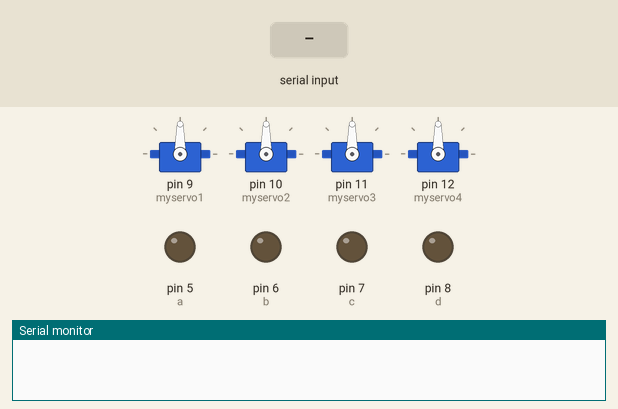
This sketch was run on a simulated Arduino Uno, built with avr-gcc and run on an emulated ATmega328P. Parts: 4 × servo, output pins drawn as LEDs (lit = HIGH), the last lines printed to the serial monitor. Inputs (shaded band) come from the test bench.

Above: at 1.2 s.
1.3 s: "5" received over Serial
10.3 s: "0" received over Serial
At 13.0 s:
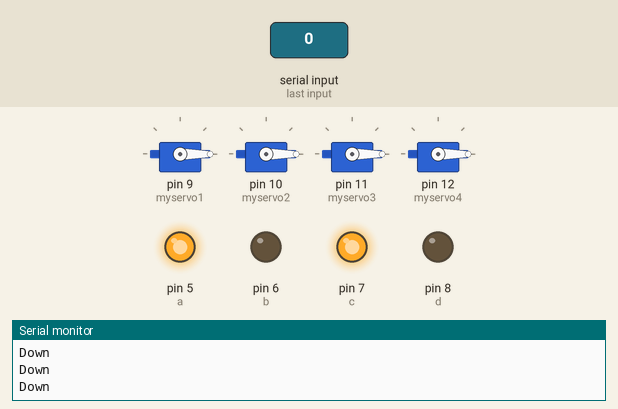
13.3 s: "1" received over Serial
At 13.7 s:
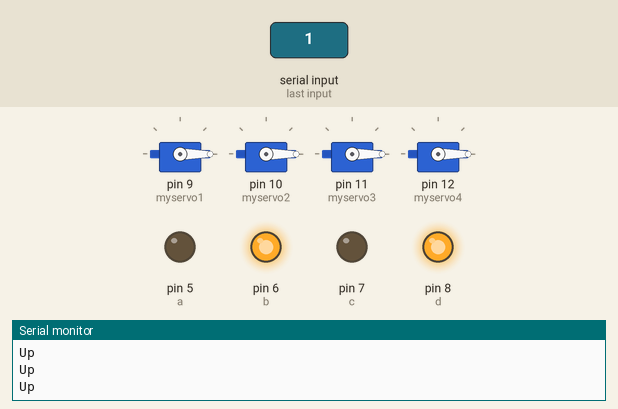
14.8 s: "2" received over Serial
At 16.0 s:
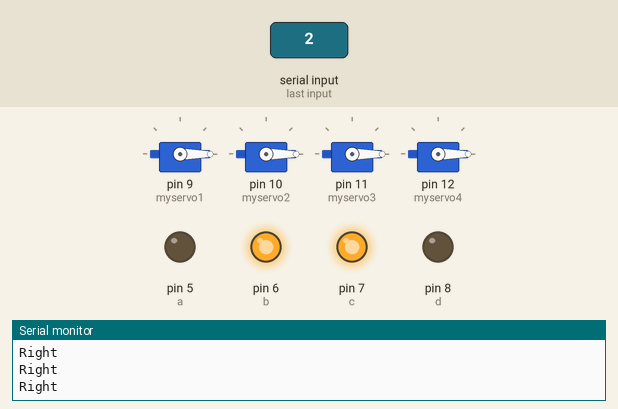
16.3 s: "3" received over Serial
At 17.3 s:
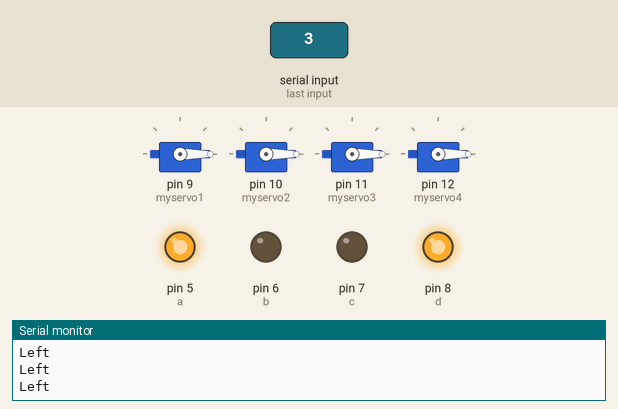
17.8 s: "6" received over Serial
At 18.27 s:
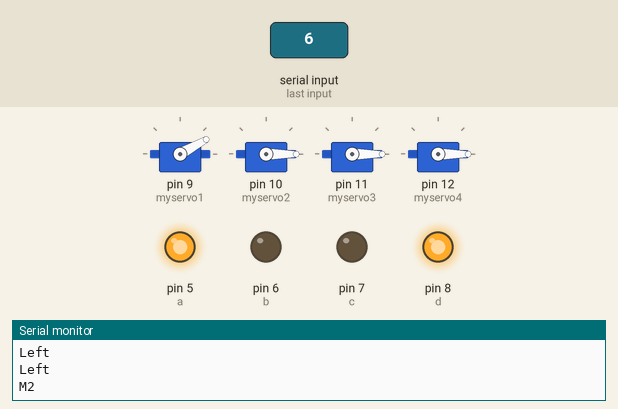
Timing chart, 0 to 23.8 s (numbered marks = the images above; inputs shaded):
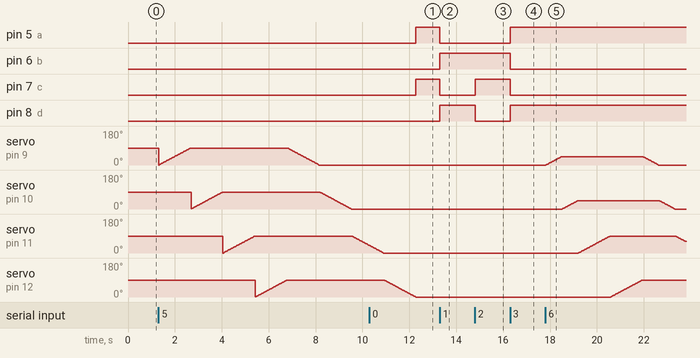

Measured:
- after the input at 10.3 s, pin 5 (a), pin 7 (c): LOW → HIGH after 2.0 s; servo on pin 9 (myservo1): stays 0° (without the input it goes to 2° after 2.0 s)
- after the input at 13.3 s, pin 5 (a), pin 7 (c): HIGH → LOW at once; pin 6 (b), pin 8 (d): LOW → HIGH at once
- after the input at 14.8 s, pin 7 (c): LOW → HIGH at once; pin 8 (d): HIGH → LOW at once
- after the input at 16.3 s, pin 5 (a), pin 8 (d): LOW → HIGH at once; pin 6 (b), pin 7 (c): HIGH → LOW at once
- after the input at 17.8 s, servo on pin 9 (myservo1), servo on pin 10 (myservo2): rises from 0° to 45° in 0.66 s, then falls to 0° in 4.1 s; servo on pin 11 (myservo3): rises from 0° to 90° in 1.3 s, then falls to 61° in 3.2 s; servo on pin 12 (myservo4): moves from 0° to 90° over 1.3 s, starting after 2.8 s

The sketch:

Servo_Test.ino
```cpp
#include <Servo.h>

int Incoming_value;
int a=5;
int b=6;
int c=7;
int d=8;

Servo myservo1;
Servo myservo2;
Servo myservo3;
Servo myservo4;// create servo object to control a servo
// twelve servo objects can be created on most boards

int pos = 0;    // variable to store the servo position

void setup() {
   Serial.begin(9600);         //Sets the data rate in bits per second (baud) for serial data transmission
  pinMode(a,OUTPUT);
  pinMode(b,OUTPUT);
  pinMode(c,OUTPUT);
  pinMode(d,OUTPUT);

  myservo1.attach(9);
  myservo2.attach(10);
  myservo3.attach(11);
  myservo4.attach(12); // attaches the servo on pin 9 to the servo object
}

void loop()
{
  if(Serial.available() > 0)
  {
    Incoming_value = Serial.read();}     //Read the incoming data and store it into variable Incoming_value

    if(Incoming_value == '0'){
    Serial.println("Down");
    digitalWrite(a,HIGH);
    digitalWrite(b,LOW);
    digitalWrite(c,HIGH);
    digitalWrite(d,LOW);}

     if(Incoming_value == '1'){
    Serial.println("Up");
      digitalWrite(a,LOW);
    digitalWrite(b,HIGH);
    digitalWrite(c,LOW);
    digitalWrite(d,HIGH);}

     if(Incoming_value == '2'){
    Serial.println("Right");
     digitalWrite(a,LOW);
    digitalWrite(b,HIGH);
    digitalWrite(c,HIGH);
    digitalWrite(d,LOW);}

     if(Incoming_value == '3'){
    Serial.println("Left");
     digitalWrite(a,HIGH);
    digitalWrite(b,LOW);
    digitalWrite(c,LOW);
    digitalWrite(d,HIGH);}

    if(Incoming_value == '4'){
    Serial.println("STOP");
    digitalWrite(a,LOW);
    digitalWrite(b,LOW);
    digitalWrite(c,LOW);
    digitalWrite(d,LOW);}

    if(Incoming_value == '5'){
    Serial.println("M1");
    forward_90(90,90,90,90);
    backward_90(90,90,90,90);}

    if(Incoming_value == '6'){
    Serial.println("M2");
    forward_90(45,45,90,90);
    backward_90(45,45,90,90);}

    if(Incoming_value == '7'){
    Serial.println("M3");
    forward_90(180,180,90,90);
    backward_90(180,180,90,90);}

    if(Incoming_value == '8'){
    Serial.println("M4");
    forward_90(0,180,90,90);
    backward_90(0,180,90,90);}

    if(Incoming_value == '9'){
    Serial.println("M5");
    forward_90(180,0,90,90);
    forward_90(180,0,90,90);}

}

void forward_90(int l,int m,int n,int o)
{
  for (pos = 0; pos <= l; pos += 1) { // goes from 0 degrees to 180 degrees
    myservo1.write(pos);              // tell servo to go to position in variable 'pos'
    delay(15);                       // waits 15ms for the servo to reach the position
  }
 for (pos = 0; pos <= m; pos += 1) {
    myservo2.write(pos);              // tell servo to go to position in variable 'pos'
    delay(15);                       // waits 15ms for the servo to reach the position
  }
  for (pos = 0; pos <= n; pos += 1) {
    myservo3.write(pos);              // tell servo to go to position in variable 'pos'
    delay(15);                       // waits 15ms for the servo to reach the position
  }
  for (pos = 0; pos <= o; pos += 1) {
    myservo4.write(pos);              // tell servo to go to position in variable 'pos'
    delay(15);                       // waits 15ms for the servo to reach the position
  }
}

void backward_90(int w,int x,int y, int z)
{
for (pos = w; pos >= 0; pos -= 1) { // goes from 180 degrees to 0 degrees
    myservo1.write(pos);              // tell servo to go to position in variable 'pos'
    delay(15);
}
for (pos = x; pos >= 0; pos -= 1) { // goes from 180 degrees to 0 degrees
    myservo2.write(pos);              // tell servo to go to position in variable 'pos'
    delay(15);
}
for (pos = y; pos >= 0; pos -= 1) { // goes from 180 degrees to 0 degrees
    myservo3.write(pos);              // tell servo to go to position in variable 'pos'
    delay(15);
}
for (pos = z; pos >= 0; pos -= 1) { // goes from 180 degrees to 0 degrees
    myservo4.write(pos);              // tell servo to go to position in variable 'pos'
    delay(15);
}
}
```
